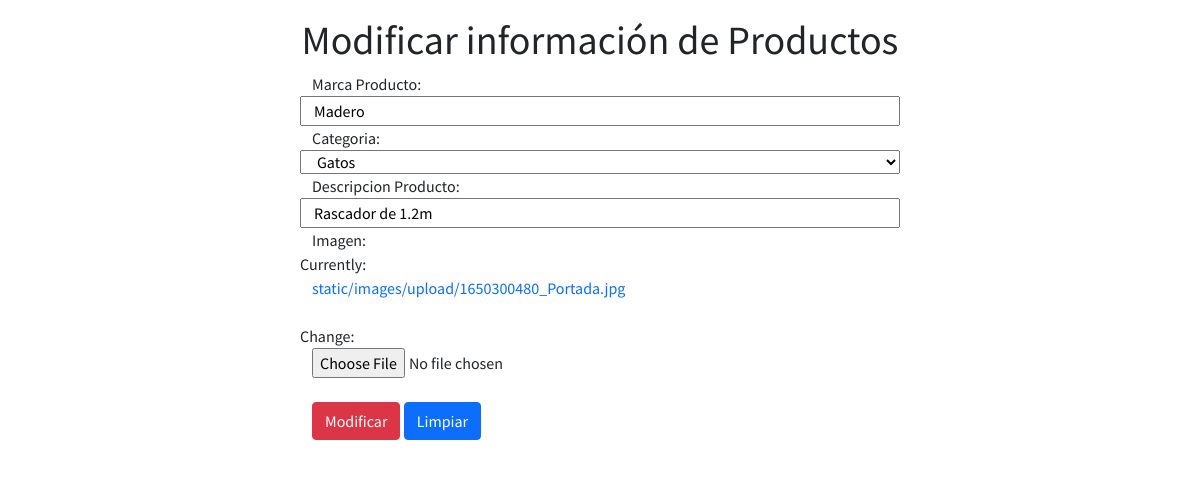
Page /mod-productos/8 on the committed database.
### core/models.py (models this page shows, shortened)
class Producto(models.Model):
    idproducto = models.AutoField(primary_key=True, verbose_name='ID Producto')
    marca = models.CharField(max_length=20, verbose_name='Marca Producto')
    categoria = models.ForeignKey(Categoria, on_delete=models.CASCADE)
    descripcion = models.CharField(
        max_length=500, verbose_name='Descripcion Producto')
    imagen = models.ImageField(
        upload_to='static/images/upload/',  default='static/images/bolsarecoge.jpg')

### core/views.py (the view)
# urls.py: path('mod-productos/<int:id>', form_mod_productos, name="form_mod_productos"),
def form_mod_productos(request, id):
    producto = Producto.objects.get(idproducto=id)
    datos = {
        'form': ProductosForm(instance=producto)
    }
    if request.method == 'POST':
        formulario = ProductosForm(data=request.POST, instance=producto)
        if formulario.is_valid:
            formulario.save()
            datos['mensaje'] = 'Modificado Correctamente'
    return render(request, 'core/form_mod_productos.html', datos)

### core/forms.py
class ProductosForm(ModelForm):
    class Meta:
        model = Producto
        fields = ['idproducto', 'marca', 'categoria', 'descripcion', 'imagen']

### core/models.py (called while the page is built)
    def __str__(self):
        return self.nombreCategoria

### core/templates/core/form_mod_productos.html (shortened to what this page needs)
<!DOCTYPE html>
<html lang="es">
{% load static %}
<head>
    <link href="https://cdn.jsdelivr.net/npm/bootstrap@5.1.3/dist/css/bootstrap.min.css" rel="stylesheet"
>
    <link rel="stylesheet" href="{% static 'css/main.css' %}">
</head>
<body>
    <div class="text-center mt-3">
        <h1>Modificar información de Productos</h1>
    </div>
    <div class="container w-50 uso-completo">
        <form method="post" action="" id="formulario">
            <div class="form-group row">
                {{form.as_table}}
            </div>
            <br>
            <div>
                <input type="submit" class="btn btn-danger" id="enviar" value="Modificar" />
                <input type="reset" class="btn btn-primary" id="limpiar" value="Limpiar" />
            </div>
        </form>
    </div>
    <div class="alert alert success" role="alert">{{mensaje}}</div>
</body>
</html>

### static/css/main.css (style rules this page uses)
:root { --primario: #1F2572; --secundario: #ffffff; --terciario: #B122CB; }
body { font-family: 'Source Sans Pro', sans-serif; }
a { text-decoration: none }

### rows in the picture
Producto: marca "Madero", categoria "Gatos", descripcion "Rascador de 1.2m"
